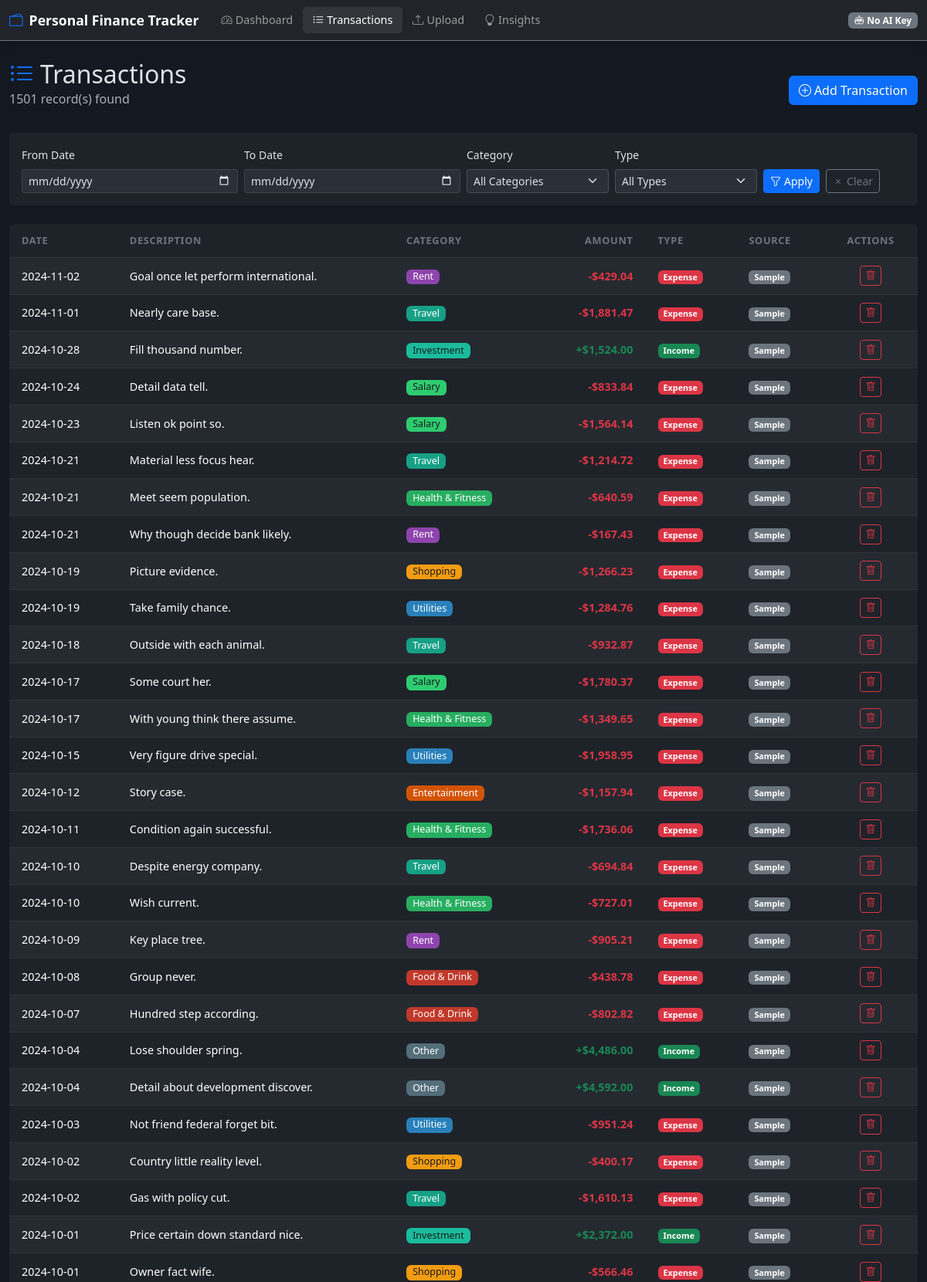
The app's page /transactions?page=2&start_date=&end_date=&category=&type= (upper part) with its own data.
### tables this page shows
CREATE TABLE transactions (
                id INTEGER PRIMARY KEY AUTOINCREMENT,
                date TEXT NOT NULL,
                description TEXT NOT NULL,
                category TEXT NOT NULL,
                amount REAL NOT NULL,
                type TEXT NOT NULL,
                source TEXT DEFAULT 'csv',
                llm_categorized INTEGER DEFAULT 0,
                created_at TIMESTAMP DEFAULT CURRENT_TIMESTAMP
            );

### app.py (the view)
@app.route('/transactions')
def transactions():
    page = int(request.args.get('page', 1))
    per_page = 50
    filters = {
        'start_date': request.args.get('start_date', ''),
        'end_date': request.args.get('end_date', ''),
        'category': request.args.get('category', ''),
        'type': request.args.get('type', ''),
    }
    active_filters = {k: v for k, v in filters.items() if v}
    all_txns = get_all_transactions(active_filters if active_filters else None)
    total = len(all_txns)
    total_pages = max(1, (total + per_page - 1) // per_page)
    page = max(1, min(page, total_pages))
    start = (page - 1) * per_page
    txns = all_txns[start:start + per_page]
    return render_template('transactions.html',
                           transactions=txns,
                           page=page,
                           total_pages=total_pages,
                           total=total,
                           filters=filters)

### app.py (called while the page is built)
@app.before_request
def check_auto_load():
    global _auto_loaded
    if not _auto_loaded:
        _auto_loaded = True
        if is_db_empty():
            auto_load_sample_data()

@app.context_processor
def inject_globals():
    return {
        'api_key_configured': bool(ANTHROPIC_API_KEY),
        'categories': CATEGORIES,
    }

### database.py (called while the page is built, shortened)
def get_connection():
    conn = sqlite3.connect(DATABASE_PATH)
    conn.row_factory = sqlite3.Row
    return conn

def get_all_transactions(filters=None):
    conn = get_connection()
    try:
        query = 'SELECT * FROM transactions WHERE 1=1'
        params = []
        query += ' ORDER BY date DESC, id DESC'
        rows = conn.execute(query, params).fetchall()
        return [dict(row) for row in rows]
    finally:
        conn.close()

### templates/transactions.html (shortened to what this page needs)
{% extends "base.html" %}
{% block content %}
<div class="row mb-3">
    <div class="col-12 d-flex justify-content-between align-items-center">
        <div>
            <h2 class="mb-0"><i class="bi bi-list-ul me-2 text-primary"></i>Transactions</h2>
            <p class="text-muted">{{ total }} record(s) found</p>
        </div>
        <button class="btn btn-primary" data-bs-toggle="modal" data-bs-target="#addModal">
            <i class="bi bi-plus-circle me-1"></i>Add Transaction
        </button>
    </div>
</div>
<div class="card border-0 mb-4">
    <div class="card-body">
        <form method="get" action="{{ url_for('transactions') }}" class="row g-2 align-items-end">
            <div class="col-sm-6 col-md-3">
                <label class="form-label small">From Date</label>
                <input type="date" name="start_date" class="form-control form-control-sm"
                       value="{{ filters.start_date }}">
            </div>
            <div class="col-sm-6 col-md-3">
                <label class="form-label small">To Date</label>
                <input type="date" name="end_date" class="form-control form-control-sm"
                       value="{{ filters.end_date }}">
            </div>
            <div class="col-sm-6 col-md-2">
                <label class="form-label small">Category</label>
                <select name="category" class="form-select form-select-sm">
                    <option value="">All Categories</option>
                </select>
            </div>
            <div class="col-sm-6 col-md-2">
                <label class="form-label small">Type</label>
                <select name="type" class="form-select form-select-sm">
                    <option value="">All Types</option>
                </select>
            </div>
            <div class="col-auto">
                <button type="submit" class="btn btn-primary btn-sm">
                    <i class="bi bi-funnel me-1"></i>Apply
                </button>
                <a href="{{ url_for('transactions') }}" class="btn btn-outline-secondary btn-sm ms-1">
                    <i class="bi bi-x me-1"></i>Clear
                </a>
            </div>
        </form>
    </div>
</div>
<div class="card border-0">
    <div class="card-body p-0">
        <div class="table-responsive">
            <table class="table table-dark table-hover table-striped mb-0 align-middle">
                <thead class="table-dark">
                    <tr>
                        <th>Date</th>
                        <th>Description</th>
                        <th>Category</th>
                        <th class="text-end">Amount</th>
                        <th>Type</th>
                        <th>Source</th>
                        <th class="text-center">Actions</th>
                    </tr>
                </thead>
                <tbody>
                    {% if transactions %}
                    {% for txn in transactions %}
                    <tr id="row-{{ txn.id }}">
                        <td class="text-nowrap">{{ txn.date }}</td>
                        <td>
                            {{ txn.description }}
                        </td>
                        <td id="cat-cell-{{ txn.id }}">
                            <span class="badge category-badge category-{{ txn.category | replace(' ', '-') | replace('&', 'and') | lower }}">
                                {{ txn.category }}
                            </span>
                        </td>
                        <td class="text-end fw-semibold {{ 'text-success' if txn.type == 'Income' else 'text-danger' }}">
                            {{ '+' if txn.type == 'Income' else '-' }}${{ "{:,.2f}".format(txn.amount) }}
                        </td>
                        <td>
                            <span class="badge {{ 'bg-success' if txn.type == 'Income' else 'bg-danger' }}">
                                {{ txn.type }}
                            </span>
                        </td>
                        <td>
                            <span class="badge bg-secondary text-capitalize">{{ txn.source }}</span>
                        </td>
                        <td class="text-center text-nowrap">
                            <form action="{{ url_for('delete_txn', id=txn.id) }}" method="post"
                                  class="d-inline"
                                  onsubmit="return confirm('Delete this transaction?')">
                                <button type="submit" class="btn btn-outline-danger btn-xs"
                                        title="Delete">
                                    <i class="bi bi-trash"></i>
                                </button>
                            </form>
                        </td>
                    </tr>
                    {% endfor %}
                    {% endif %}
                </tbody>
            </table>
        </div>
    </div>
</div>
{% endblock %}

### static/css/style.css (style rules this page uses)
:root { --bg-card: #1e2329; --bg-card-hover: #252b34; --border-color: rgba(255, 255, 255, 0.08); --text-muted-custom: #6c757d; }
body { background-color: #141820; color: #dee2e6; min-height: 100vh; display: flex; flex-direction: column; }
.card { background-color: var(--bg-card); border-color: var(--border-color) !important; transition: transform 0.15s ease, box-shadow 0.15s ease; }
.table-dark { --bs-table-bg: transparent; --bs-table-striped-bg: rgba(255, 255, 255, 0.03); --bs-table-hover-bg: rgba(255, 255, 255, 0.06); border-color: var(--border-color); }
.table thead th { font-size: 0.8rem; text-transform: uppercase; letter-spacing: 0.05em; color: #6c757d; border-bottom: 1px solid var(--border-color); padding: 0.75rem 1rem; }
.table tbody td { padding: 0.65rem 1rem; vertical-align: middle; border-color: var(--border-color); font-size: 0.9rem; }
.btn-xs { padding: 0.15rem 0.4rem; font-size: 0.8rem; border-radius: 0.25rem; }
.category-badge { font-size: 0.78rem; font-weight: 500; padding: 0.3em 0.65em; border-radius: 0.4rem; }
.category-food-and-drink { background-color: #c0392b !important; color: #fff !important; }
.category-utilities { background-color: #2980b9 !important; color: #fff !important; }
.category-rent { background-color: #8e44ad !important; color: #fff !important; }
.category-entertainment { background-color: #d35400 !important; color: #fff !important; }
.category-health-and-fitness { background-color: #27ae60 !important; color: #fff !important; }
.category-shopping { background-color: #f39c12 !important; color: #1a1a1a !important; }
.category-travel { background-color: #16a085 !important; color: #fff !important; }
.category-investment { background-color: #1abc9c !important; color: #1a1a1a !important; }
.category-salary { background-color: #2ecc71 !important; color: #1a1a1a !important; }
.category-other { background-color: #546e7a !important; color: #fff !important; }
.form-control, .form-select { background-color: #2a2f38; border-color: rgba(255, 255, 255, 0.15); color: #dee2e6; }
.form-control::placeholder { color: #6c757d; }

### records on screen
transactions: date "2024-11-02", description "Goal once let perform international.", category "Rent", type "-", amount "429.04", type "Expense", source "Sample"
transactions: date "2024-11-01", description "Nearly care base.", category "Travel", type "-", amount "1,881.47", type "Expense", source "Sample"
transactions: date "2024-10-28", description "Fill thousand number.", category "Investment", type "+", amount "1,524.00", type "Income", source "Sample"
transactions: date "2024-10-24", description "Detail data tell.", category "Salary", type "-", amount "833.84", type "Expense", source "Sample"
transactions: date "2024-10-23", description "Listen ok point so.", category "Salary", type "-", amount "1,564.14", type "Expense", source "Sample"
transactions: date "2024-10-21", description "Material less focus hear.", category "Travel", type "-", amount "1,214.72", type "Expense", source "Sample"
transactions: date "2024-10-21", description "Meet seem population.", category "Health & Fitness", type "-", amount "640.59", type "Expense", source "Sample"
transactions: date "2024-10-21", description "Why though decide bank likely.", category "Rent", type "-", amount "167.43", type "Expense", source "Sample"
transactions: date "2024-10-19", description "Picture evidence.", category "Shopping", type "-", amount "1,266.23", type "Expense", source "Sample"
transactions: date "2024-10-19", description "Take family chance.", category "Utilities", type "-", amount "1,284.76", type "Expense", source "Sample"
transactions: date "2024-10-18", description "Outside with each animal.", category "Travel", type "-", amount "932.87", type "Expense", source "Sample"
transactions: date "2024-10-17", description "Some court her.", category "Salary", type "-", amount "1,780.37", type "Expense", source "Sample"
transactions: date "2024-10-17", description "With young think there assume.", category "Health & Fitness", type "-", amount "1,349.65", type "Expense", source "Sample"
transactions: date "2024-10-15", description "Very figure drive special.", category "Utilities", type "-", amount "1,958.95", type "Expense", source "Sample"
transactions: date "2024-10-12", description "Story case.", category "Entertainment", type "-", amount "1,157.94", type "Expense", source "Sample"
transactions: date "2024-10-11", description "Condition again successful.", category "Health & Fitness", type "-", amount "1,736.06", type "Expense", source "Sample"
transactions: date "2024-10-10", description "Despite energy company.", category "Travel", type "-", amount "694.84", type "Expense", source "Sample"
transactions: date "2024-10-10", description "Wish current.", category "Health & Fitness", type "-", amount "727.01", type "Expense", source "Sample"
transactions: date "2024-10-09", description "Key place tree.", category "Rent", type "-", amount "905.21", type "Expense", source "Sample"
transactions: date "2024-10-08", description "Group never.", category "Food & Drink", type "-", amount "438.78", type "Expense", source "Sample"
transactions: date "2024-10-07", description "Hundred step according.", category "Food & Drink", type "-", amount "802.82", type "Expense", source "Sample"
transactions: date "2024-10-04", description "Lose shoulder spring.", category "Other", type "+", amount "4,486.00", type "Income", source "Sample"
transactions: date "2024-10-04", description "Detail about development discover.", category "Other", type "+", amount "4,592.00", type "Income", source "Sample"
transactions: date "2024-10-03", description "Not friend federal forget bit.", category "Utilities", type "-", amount "951.24", type "Expense", source "Sample"
transactions: date "2024-10-02", description "Country little reality level.", category "Shopping", type "-", amount "400.17", type "Expense", source "Sample"
transactions: date "2024-10-02", description "Gas with policy cut.", category "Travel", type "-", amount "1,610.13", type "Expense", source "Sample"
transactions: date "2024-10-01", description "Price certain down standard nice.", category "Investment", type "+", amount "2,372.00", type "Income", source "Sample"
transactions: date "2024-10-01", description "Owner fact wife.", category "Shopping", type "-", amount "566.46", type "Expense", source "Sample"

### other values on screen
{{ total }} "1501"
